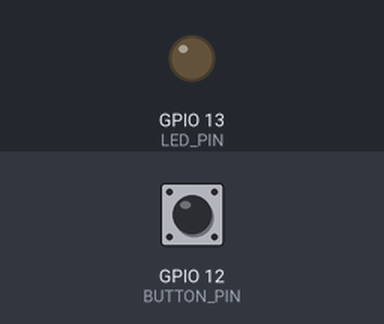
A program run on a simulated ESP32. Shown: output pins drawn as LEDs (lit = HIGH). The test bench sets the inputs (shaded band); at power-on: GPIO 12 (BUTTON_PIN) HIGH.

Above: at 1.2 s.
1.3 s: GPIO 12 (BUTTON_PIN) pulled LOW for 0.15 s
At 2.4 s:
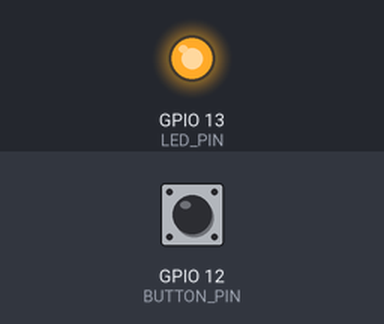
Timing chart, 0 to 4.3 s (numbered marks = the images above; inputs shaded):
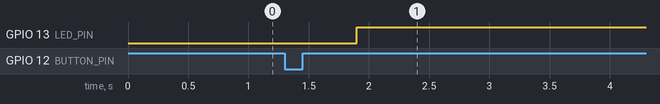

The program:

main.cpp
```cpp
#include <Arduino.h>
#include <OneButton.h>

#define LED_PIN 13
#define BUTTON_PIN 12

OneButton button(BUTTON_PIN, true);
bool blinkMode = false;
unsigned long previousMillis = 0;

void toggleLED() {
  if (!blinkMode) {
    digitalWrite(LED_PIN, !digitalRead(LED_PIN));
  }
}

void toggleBlinkMode() {
  blinkMode = !blinkMode;
}

void setup() {
  pinMode(LED_PIN, OUTPUT);
  digitalWrite(LED_PIN, LOW);
  button.attachClick(toggleLED);
  button.attachDoubleClick(toggleBlinkMode);
}

void loop() {
  button.tick();

  if (blinkMode && millis() - previousMillis >= 500) {
    previousMillis = millis();
    digitalWrite(LED_PIN, !digitalRead(LED_PIN));
  }
}
```

Measured:
- after the input at 1.3 s, GPIO 13 (LED_PIN): LOW → HIGH after 0.60 s
